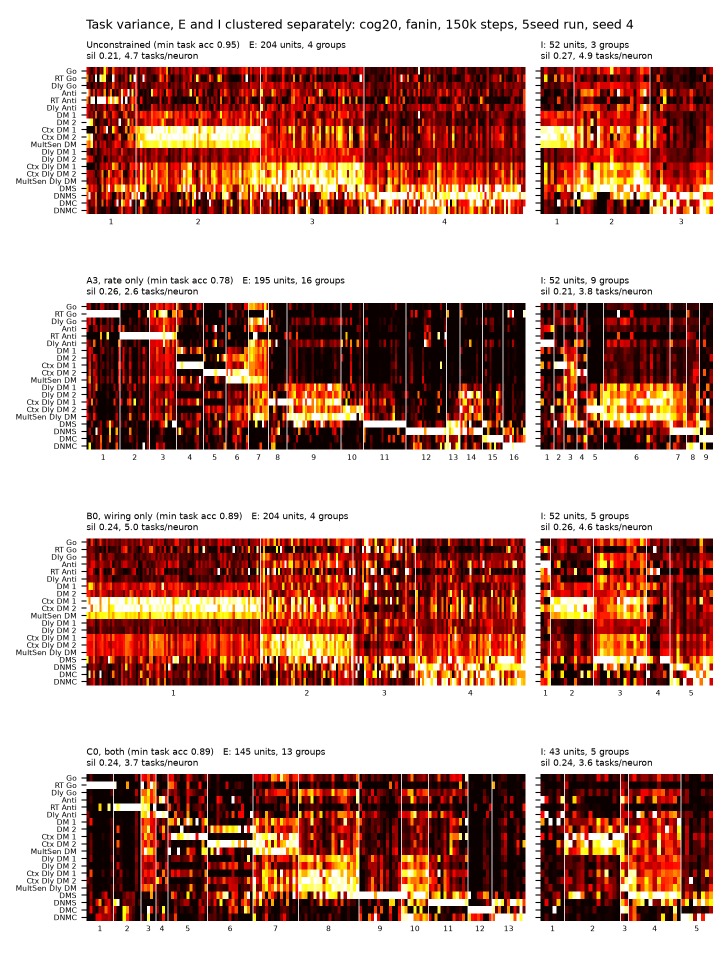
#> input picture results/front/tv_ei_fanin_5seed_s4_150k.png, 1440 x 1920 px (shown at 1/2 size); its folder holds 4 pictures in this run
$ python crop_tv_rows.py
#> lines starting #> are read from the running program, lines starting #| are printed output that depends on the picture
"""Split the stacked 4-point figures from results/scripts/fig_tv_ei_fanin.py into one image per point.

    python presentation/figs/crop_tv_rows.py [tag]     # default tag: 5seed_s4_150k (the example network, seed 4)

Writes figs/tv_ei_<point>.png (task variance, E | I) and figs/wiring_<point>.png (task similarity | wiring).
Row boxes are in pixels of the fixed figure sizes (1440 x 1920 and 1950 x 3720); re-check them if
fig_tv_ei_fanin.py changes its layout.
"""
import sys
from pathlib import Path

from PIL import Image

REPO = Path(__file__).resolve().parents[2]
OUT = Path(__file__).parent
POINTS = ["control", "A3", "B0", "C0"]
TV_ROWS = {"control": (70, 460), "A3": (543, 930), "B0": (1015, 1398), "C0": (1488, 1876)}
WIRING_TOP = 110  # suptitle band (text ends at y ~97); the four rows below it are equal

tag = sys.argv[1] if len(sys.argv) > 1 else "5seed_s4_150k"
tv = Image.open(REPO / f"results/front/tv_ei_fanin_{tag}.png")
#> tv is the input picture: PIL image 1440x1920 RGBA; mean R, G, B, A 191.1, 145, 130.9, 255
for p, (y0, y1) in TV_ROWS.items():
    tv.crop((0, y0, tv.width, y1)).save(OUT / f"tv_ei_{p}.png")
#> this loop made 4 passes
#> pass 1, `tv.crop((0, y0, tv.width, y1)).save(OUT / f"tv_ei_{p}.png")`:
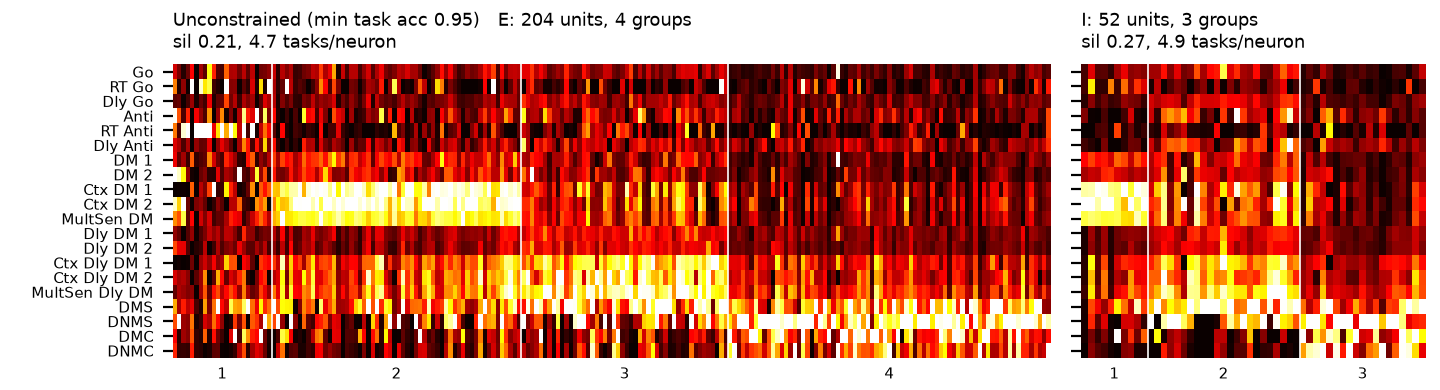
#> saved as tv_ei_control.png: PIL image 1440x390 RGBA; mean R, G, B, A 195.6, 124.2, 103.1, 255
#> pass 2, `tv.crop((0, y0, tv.width, y1)).save(OUT / f"tv_ei_{p}.png")`:
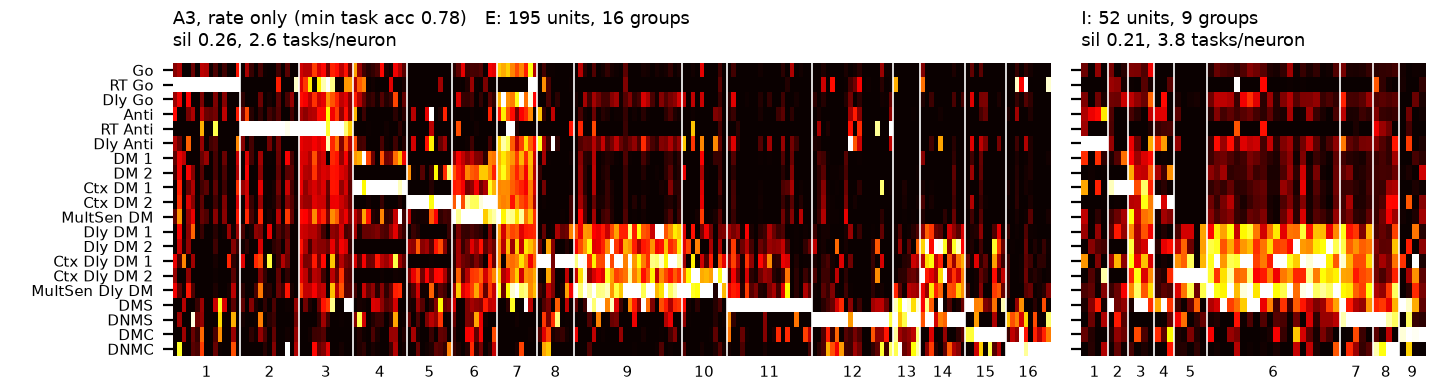
#> saved as tv_ei_A3.png: PIL image 1440x387 RGBA; mean R, G, B, A 152.2, 113.1, 102, 255
#> (the run stopped early here; a loop or call above may not have finished)
